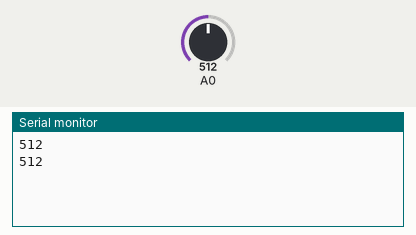
Recording of a sketch running on a simulated Arduino Uno, built with avr-gcc and run on an emulated ATmega328P. On the bench: the last lines printed to the serial monitor. The test bench sets the inputs (shaded band); at power-on: A0 = 512.

Above: at 1.8 s.
1.9 s: A0 set to 716
At 2.3 s:
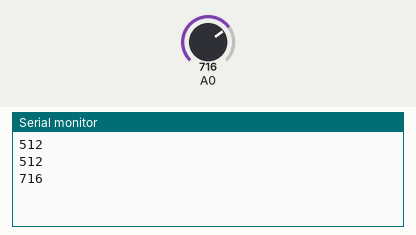
3.4 s: A0 set to 900
At 4.8 s:
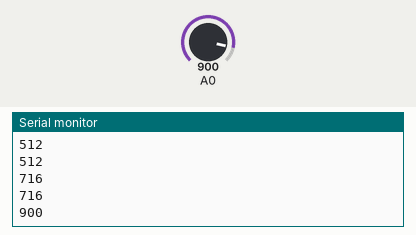
Timing chart, 0 to 6.4 s (numbered marks = the images above; inputs shaded):
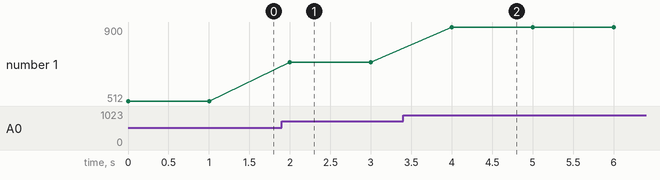

Measured:
- after the input at 1.9 s, the serial monitor: prints a new line after 0.10 s (image 1)
- after the input at 3.4 s, the serial monitor: prints a new line after 0.60 s (image 2)
- plotted number 1: 512 → 716 after the input at 1.9 s, 716 → 900 after the input at 3.4 s

The sketch:

Ard_01.ino
```cpp
int s1;
void setup() {
 //pinMode(8,OUTPUT);
 Serial.begin(9600);

}

void loop() {

  s1=analogRead(A0);//A0 pin
  Serial.println(s1);
  delay(1000);


}
```
